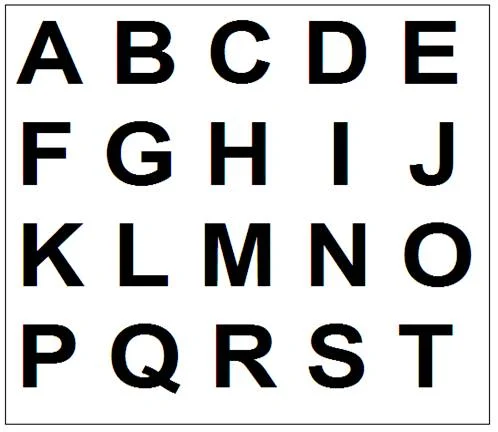
#> input picture data/ocr.webp, 498 x 432 px
$ python -i extract_full.py   (imports and definitions only)
#> lines starting #> are read from the running program, lines starting #| are printed output that depends on the picture; after the words box and inside, x2 and y2 are one past the last pixel; in counts of white or black regions, pixels touching at a corner belong together
#> further down, picture is the input picture: shape (432, 498, 3); mean B, G, R 207.2, 207.3, 207.2
import os
from dotenv import load_dotenv
import cv2 as cv
import pytesseract
import numpy as np

# [1 line not run here, left out]

# Define tesseraact
pytesseract.pytesseract.tesseract_cmd = os.getenv('TESSERACT_EXECUTABLE_PATH')

def extractText(image):
  # Load image, grayscale, and get (inverse) threshold
  gray = cv.cvtColor(image, cv.COLOR_BGR2GRAY)
  ret, thresh = cv.threshold(gray, 114, 236, cv.THRESH_BINARY_INV)
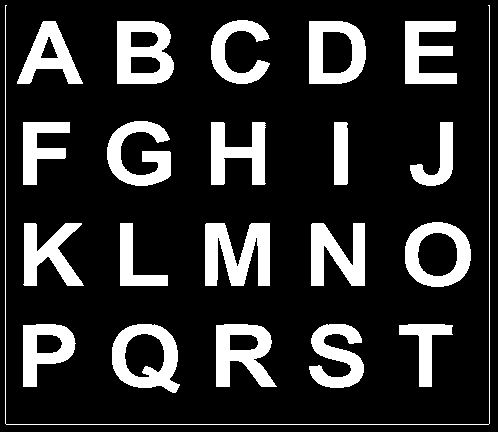
#> thresh: shape (432, 498); values 0 (black) and 236 (white), 18.3% white; 21 white regions, largest, box (x1, y1, x2, y2) and area: (205, 223, 270, 286) 2832, (117, 21, 174, 84) 2457, (112, 324, 180, 393) 2364
  # ret, thresh2 = cv2.threshold(gray, 114, 236, cv2.THRESH_BINARY)

  # Remove horizontal lines
  horizontal_kernel = cv.getStructuringElement(cv.MORPH_RECT, (20,1))
  detect_horizontal = cv.morphologyEx(thresh, cv.MORPH_OPEN, horizontal_kernel, iterations=2)
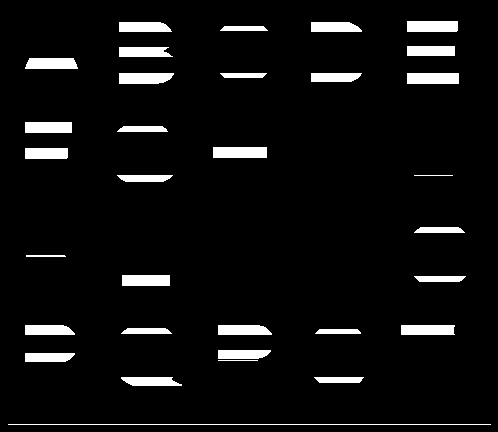
#> detect_horizontal: shape (432, 498); values 0 (black) and 236 (white), 5.8% white; 32 white regions
  cnts = cv.findContours(detect_horizontal, cv.RETR_EXTERNAL, cv.CHAIN_APPROX_SIMPLE)
#> cnts = 32 contours, 3 with area under 20; largest, box (x1, y1, x2, y2) and area: (213, 147, 267, 158) 530, (407, 73, 459, 84) 510, (407, 21, 458, 32) 500, (119, 73, 174, 84) 493, (25, 58, 78, 69) 482
  cnts = cnts[0] if len(cnts) == 2 else cnts[1]
  for c in cnts:
      cv.drawContours(thresh, [c], -1, (255,255,255), 2)
#> this loop made 32 passes
#> c on passes 1, 4, 13, 14, 16, 19, 21, 22, 24, 28, 29: [[8, 424], [490, 424]], [[218, 360], [257, 360]], [[122, 275], [122, 285], [169, 285], [169, 275]], [[26, 255], [26, 256], [65, 256], [64, 255]], [[414, 175], [452, 175]], [[213, 147], [213, 157], [266, 157], [266, 147]], [[25, 122], [25, 132], [71, 132], [71, 122]], [[407, 73], [407, 83], [458, 83], [458, 73]], [[220, 73], [224, 77], [262, 77], [266, 73]], [[407, 46], [407, 55], [454, 55], [454, 46]], [[224, 26], [220, 30], [267, 30], [263, 26]]
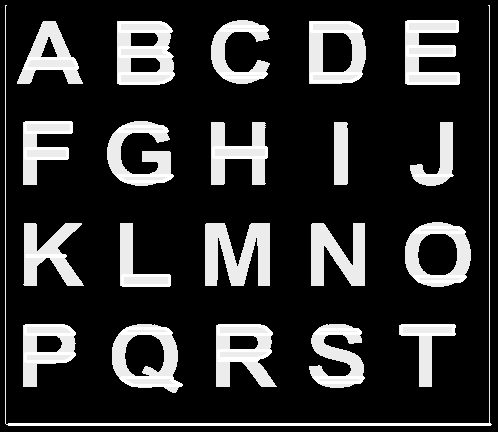
#> thresh: shape (432, 498); 5.23% of pixels changed, all inside (x1, y1, x2, y2) = (7, 20, 492, 426)

  # Dilate to connect text and remove dots
  kernel = cv.getStructuringElement(cv.MORPH_RECT, (10,10))
  dilate = cv.dilate(thresh, kernel, iterations=2)
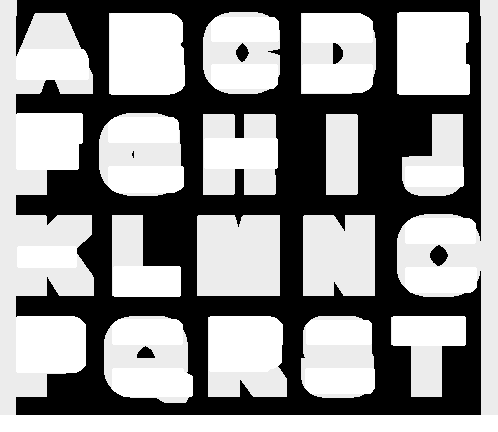
#> dilate: shape (432, 498); min 0, max 255, mean 144.9
  cnts = cv.findContours(dilate, cv.RETR_EXTERNAL, cv.CHAIN_APPROX_SIMPLE)
#> cnts = 16 contours; largest, box (x1, y1, x2, y2) and area: (0, 0, 498, 432) 46319, (197, 215, 280, 296) 6506, (104, 316, 193, 403) 6481, (99, 113, 184, 196) 6112, (109, 13, 185, 95) 5896
  cnts = cnts[0] if len(cnts) == 2 else cnts[1]

  for c in cnts:
      area = cv.contourArea(c)
      if area < 500:
          cv.drawContours(dilate, [c], -1, (255,255,255), -1)
#> this loop made 16 passes
#> area on passes 1 to 12: 3673, 5396.5, 5793.5, 6481, 5499.5, 6506, 3568, 3473.5, 2479, 5313.5, 6112.5, 5707

  # Bitwise-and to reconstruct image
  result = cv.bitwise_and(image, image, mask=dilate)
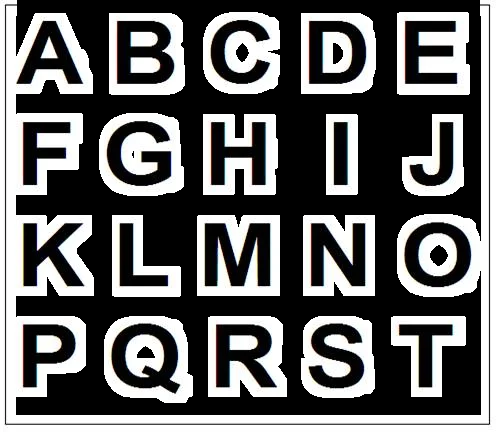
#> result: shape (432, 498, 3); mean B, G, R 103.2, 103.3, 103.2
  result[dilate==0] = (255,255,255)

  # OCR
  # data = pytesseract.image_to_string(result, lang='eng', config='--psm 6')
#> (the run stopped early here; a loop or call above may not have finished)

$ run again, on data/sample5.jpg
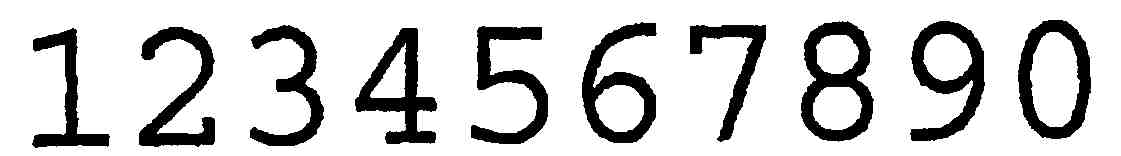
#> input picture data/sample5.jpg, 1121 x 156 px
#> picture is the input picture: shape (156, 1121, 3); min 0, max 255, mean 207.5
#> in extractText, `detect_horizontal = cv.morphologyEx(thresh, cv.MORPH_OPEN, horizontal_..`:
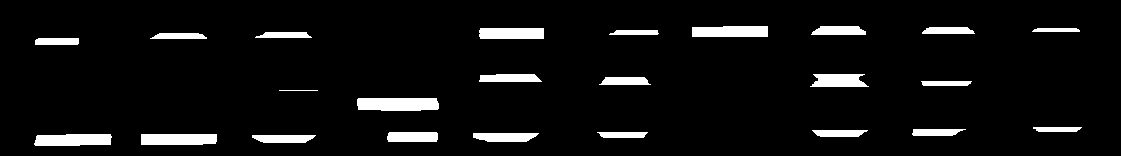
#> detect_horizontal: shape (156, 1121); values 0 (black) and 236 (white), 6.1% white; 24 white regions
#> in extractText, `cnts = cv.findContours(detect_horizontal, cv.RETR_EXTERNAL, cv.CHAIN_A..`: cnts = 24 contours, 1 with area under 20; largest, box (x1, y1, x2, y2) and area: (357, 98, 439, 111) 920, (34, 134, 112, 146) 763, (141, 134, 217, 145) 735, (692, 26, 768, 37) 720, (479, 28, 544, 39) 636
#> the loop in extractText, `for c in cnts:` made 24 passes
#> c on pass 11: [[279, 90], [317, 90]]
#> in extractText, `cnts = cv.findContours(dilate, cv.RETR_EXTERNAL, cv.CHAIN_APPROX_SIMPLE)`: cnts = 10 contours; largest, box (x1, y1, x2, y2) and area: (793, 13, 884, 151) 10986, (1010, 12, 1101, 149) 10691, (574, 14, 670, 153) 10224, (902, 13, 995, 151) 10153, (131, 19, 228, 156) 9740
#> the loop in extractText, `for c in cnts:` made 10 passes
#> area on passes 1 to 8: 9249.5, 7116, 9740, 9469.5, 7053, 8643, 10224.5, 10153
#> in extractText, `result = cv.bitwise_and(image, image, mask=dilate)`:
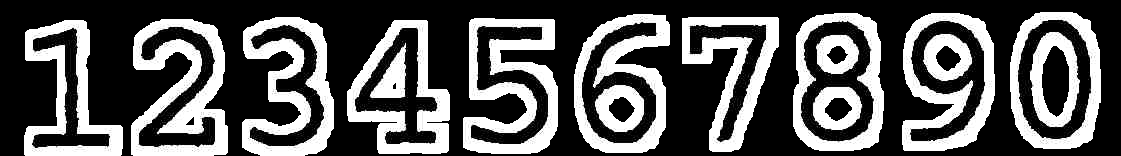
#> result: shape (156, 1121, 3); min 0, max 255, mean 87.8
